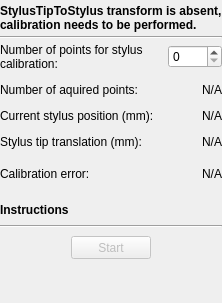
<?xml version="1.0" encoding="UTF-8"?>
<ui version="4.0">
 <class>StylusCalibrationToolbox</class>
 <widget class="QWidget" name="StylusCalibrationToolbox">
  <property name="windowTitle">
   <string>Stylus calibration</string>
  </property>
  <layout class="QVBoxLayout" name="verticalLayout">
   <property name="spacing">
    <number>4</number>
   </property>
   <property name="leftMargin">
    <number>0</number>
   </property>
   <property name="topMargin">
    <number>4</number>
   </property>
   <property name="rightMargin">
    <number>0</number>
   </property>
   <property name="bottomMargin">
    <number>4</number>
   </property>
   <item>
    <widget class="QLabel" name="label_State">
     <property name="font">
      <font>
       <weight>75</weight>
       <bold>true</bold>
      </font>
     </property>
     <property name="text">
      <string>StylusTipToStylus transform is absent, calibration needs to be performed.</string>
     </property>
     <property name="wordWrap">
      <bool>true</bool>
     </property>
    </widget>
   </item>
   <item>
    <widget class="Line" name="line_2">
     <property name="orientation">
      <enum>Qt::Horizontal</enum>
     </property>
    </widget>
   </item>
   <item>
    <layout class="QHBoxLayout" name="horizontalLayout_7">
     <item>
      <widget class="QLabel" name="labelNumberOfStylusCalibrationPoints">
       <property name="sizePolicy">
        <sizepolicy hsizetype="Preferred" vsizetype="Preferred">
         <horstretch>8</horstretch>
         <verstretch>0</verstretch>
        </sizepolicy>
       </property>
       <property name="text">
        <string>Number of points for stylus calibration:</string>
       </property>
       <property name="wordWrap">
        <bool>true</bool>
       </property>
      </widget>
     </item>
     <item>
      <widget class="QSpinBox" name="spinBox_NumberOfStylusCalibrationPoints">
       <property name="sizePolicy">
        <sizepolicy hsizetype="Minimum" vsizetype="Fixed">
         <horstretch>2</horstretch>
         <verstretch>0</verstretch>
        </sizepolicy>
       </property>
       <property name="maximum">
        <number>2000</number>
       </property>
       <property name="singleStep">
        <number>50</number>
       </property>
       <property name="value">
        <number>0</number>
       </property>
      </widget>
     </item>
    </layout>
   </item>
   <item>
    <spacer name="verticalSpacer_9">
     <property name="orientation">
      <enum>Qt::Vertical</enum>
     </property>
     <property name="sizeType">
      <enum>QSizePolicy::Fixed</enum>
     </property>
     <property name="sizeHint" stdset="0">
      <size>
       <width>20</width>
       <height>8</height>
      </size>
     </property>
    </spacer>
   </item>
   <item>
    <layout class="QHBoxLayout" name="horizontalLayout_2">
     <item>
      <widget class="QLabel" name="label_1">
       <property name="sizePolicy">
        <sizepolicy hsizetype="Preferred" vsizetype="Preferred">
         <horstretch>8</horstretch>
         <verstretch>0</verstretch>
        </sizepolicy>
       </property>
       <property name="text">
        <string>Number of aquired points:</string>
       </property>
       <property name="wordWrap">
        <bool>true</bool>
       </property>
      </widget>
     </item>
     <item>
      <widget class="QLabel" name="label_NumberOfPoints">
       <property name="sizePolicy">
        <sizepolicy hsizetype="Expanding" vsizetype="Preferred">
         <horstretch>2</horstretch>
         <verstretch>0</verstretch>
        </sizepolicy>
       </property>
       <property name="frameShape">
        <enum>QFrame::NoFrame</enum>
       </property>
       <property name="frameShadow">
        <enum>QFrame::Plain</enum>
       </property>
       <property name="text">
        <string>N/A</string>
       </property>
       <property name="alignment">
        <set>Qt::AlignRight|Qt::AlignTrailing|Qt::AlignVCenter</set>
       </property>
      </widget>
     </item>
    </layout>
   </item>
   <item>
    <spacer name="verticalSpacer_4">
     <property name="orientation">
      <enum>Qt::Vertical</enum>
     </property>
     <property name="sizeType">
      <enum>QSizePolicy::Fixed</enum>
     </property>
     <property name="sizeHint" stdset="0">
      <size>
       <width>20</width>
       <height>8</height>
      </size>
     </property>
    </spacer>
   </item>
   <item>
    <layout class="QHBoxLayout" name="horizontalLayout_6">
     <item>
      <widget class="QLabel" name="label_CurrentPositionText">
       <property name="sizePolicy">
        <sizepolicy hsizetype="Preferred" vsizetype="Preferred">
         <horstretch>8</horstretch>
         <verstretch>0</verstretch>
        </sizepolicy>
       </property>
       <property name="toolTip">
        <string>In reference tool coordinate system</string>
       </property>
       <property name="text">
        <string>Current stylus position (mm):</string>
       </property>
       <property name="wordWrap">
        <bool>true</bool>
       </property>
      </widget>
     </item>
     <item>
      <widget class="QLabel" name="label_CurrentPosition">
       <property name="sizePolicy">
        <sizepolicy hsizetype="Expanding" vsizetype="Preferred">
         <horstretch>2</horstretch>
         <verstretch>0</verstretch>
        </sizepolicy>
       </property>
       <property name="minimumSize">
        <size>
         <width>0</width>
         <height>0</height>
        </size>
       </property>
       <property name="toolTip">
        <string>In reference tool coordinate system</string>
       </property>
       <property name="frameShape">
        <enum>QFrame::NoFrame</enum>
       </property>
       <property name="frameShadow">
        <enum>QFrame::Plain</enum>
       </property>
       <property name="text">
        <string>N/A</string>
       </property>
       <property name="alignment">
        <set>Qt::AlignRight|Qt::AlignTrailing|Qt::AlignVCenter</set>
       </property>
      </widget>
     </item>
    </layout>
   </item>
   <item>
    <spacer name="verticalSpacer_7">
     <property name="orientation">
      <enum>Qt::Vertical</enum>
     </property>
     <property name="sizeType">
      <enum>QSizePolicy::Fixed</enum>
     </property>
     <property name="sizeHint" stdset="0">
      <size>
       <width>20</width>
       <height>8</height>
      </size>
     </property>
    </spacer>
   </item>
   <item>
    <layout class="QHBoxLayout" name="horizontalLayout_5">
     <item>
      <widget class="QLabel" name="label_StylusTipTransformText">
       <property name="sizePolicy">
        <sizepolicy hsizetype="Preferred" vsizetype="Preferred">
         <horstretch>8</horstretch>
         <verstretch>0</verstretch>
        </sizepolicy>
       </property>
       <property name="text">
        <string>Stylus tip translation (mm):</string>
       </property>
       <property name="wordWrap">
        <bool>true</bool>
       </property>
      </widget>
     </item>
     <item>
      <widget class="QLabel" name="label_StylusTipTransform">
       <property name="sizePolicy">
        <sizepolicy hsizetype="Expanding" vsizetype="Preferred">
         <horstretch>2</horstretch>
         <verstretch>0</verstretch>
        </sizepolicy>
       </property>
       <property name="minimumSize">
        <size>
         <width>0</width>
         <height>0</height>
        </size>
       </property>
       <property name="text">
        <string>N/A</string>
       </property>
       <property name="alignment">
        <set>Qt::AlignRight|Qt::AlignTrailing|Qt::AlignVCenter</set>
       </property>
      </widget>
     </item>
    </layout>
   </item>
   <item>
    <spacer name="verticalSpacer_6">
     <property name="orientation">
      <enum>Qt::Vertical</enum>
     </property>
     <property name="sizeType">
      <enum>QSizePolicy::Fixed</enum>
     </property>
     <property name="sizeHint" stdset="0">
      <size>
       <width>20</width>
       <height>8</height>
      </size>
     </property>
    </spacer>
   </item>
   <item>
    <layout class="QHBoxLayout" name="horizontalLayout_4">
     <item>
      <widget class="QLabel" name="label_CalibrationErrorText">
       <property name="sizePolicy">
        <sizepolicy hsizetype="Preferred" vsizetype="Preferred">
         <horstretch>8</horstretch>
         <verstretch>0</verstretch>
        </sizepolicy>
       </property>
       <property name="text">
        <string>Calibration error:</string>
       </property>
       <property name="wordWrap">
        <bool>true</bool>
       </property>
      </widget>
     </item>
     <item>
      <widget class="QLabel" name="label_CalibrationError">
       <property name="sizePolicy">
        <sizepolicy hsizetype="Expanding" vsizetype="Preferred">
         <horstretch>2</horstretch>
         <verstretch>0</verstretch>
        </sizepolicy>
       </property>
       <property name="minimumSize">
        <size>
         <width>0</width>
         <height>26</height>
        </size>
       </property>
       <property name="text">
        <string>N/A</string>
       </property>
       <property name="alignment">
        <set>Qt::AlignRight|Qt::AlignTrailing|Qt::AlignVCenter</set>
       </property>
      </widget>
     </item>
    </layout>
   </item>
   <item>
    <spacer name="verticalSpacer_3">
     <property name="orientation">
      <enum>Qt::Vertical</enum>
     </property>
     <property name="sizeType">
      <enum>QSizePolicy::Fixed</enum>
     </property>
     <property name="sizeHint" stdset="0">
      <size>
       <width>20</width>
       <height>12</height>
      </size>
     </property>
    </spacer>
   </item>
   <item>
    <widget class="QLabel" name="label_Instructions">
     <property name="font">
      <font>
       <weight>75</weight>
       <bold>true</bold>
      </font>
     </property>
     <property name="text">
      <string>Instructions</string>
     </property>
     <property name="wordWrap">
      <bool>true</bool>
     </property>
    </widget>
   </item>
   <item>
    <spacer name="verticalSpacer_8">
     <property name="orientation">
      <enum>Qt::Vertical</enum>
     </property>
     <property name="sizeType">
      <enum>QSizePolicy::Fixed</enum>
     </property>
     <property name="sizeHint" stdset="0">
      <size>
       <width>20</width>
       <height>4</height>
      </size>
     </property>
    </spacer>
   </item>
   <item>
    <widget class="Line" name="line">
     <property name="orientation">
      <enum>Qt::Horizontal</enum>
     </property>
    </widget>
   </item>
   <item>
    <spacer name="verticalSpacer_2">
     <property name="orientation">
      <enum>Qt::Vertical</enum>
     </property>
     <property name="sizeType">
      <enum>QSizePolicy::Fixed</enum>
     </property>
     <property name="sizeHint" stdset="0">
      <size>
       <width>20</width>
       <height>4</height>
      </size>
     </property>
    </spacer>
   </item>
   <item>
    <layout class="QHBoxLayout" name="horizontalLayout">
     <item>
      <spacer name="horizontalSpacer">
       <property name="orientation">
        <enum>Qt::Horizontal</enum>
       </property>
       <property name="sizeHint" stdset="0">
        <size>
         <width>40</width>
         <height>20</height>
        </size>
       </property>
      </spacer>
     </item>
     <item>
      <widget class="QPushButton" name="pushButton_StartStop">
       <property name="enabled">
        <bool>false</bool>
       </property>
       <property name="minimumSize">
        <size>
         <width>80</width>
         <height>23</height>
        </size>
       </property>
       <property name="text">
        <string>Start</string>
       </property>
      </widget>
     </item>
     <item>
      <spacer name="horizontalSpacer_2">
       <property name="orientation">
        <enum>Qt::Horizontal</enum>
       </property>
       <property name="sizeHint" stdset="0">
        <size>
         <width>40</width>
         <height>20</height>
        </size>
       </property>
      </spacer>
     </item>
    </layout>
   </item>
   <item>
    <spacer name="verticalSpacer">
     <property name="orientation">
      <enum>Qt::Vertical</enum>
     </property>
     <property name="sizeHint" stdset="0">
      <size>
       <width>20</width>
       <height>40</height>
      </size>
     </property>
    </spacer>
   </item>
  </layout>
 </widget>
 <layoutdefault spacing="4" margin="4"/>
 <resources/>
 <connections/>
</ui>
